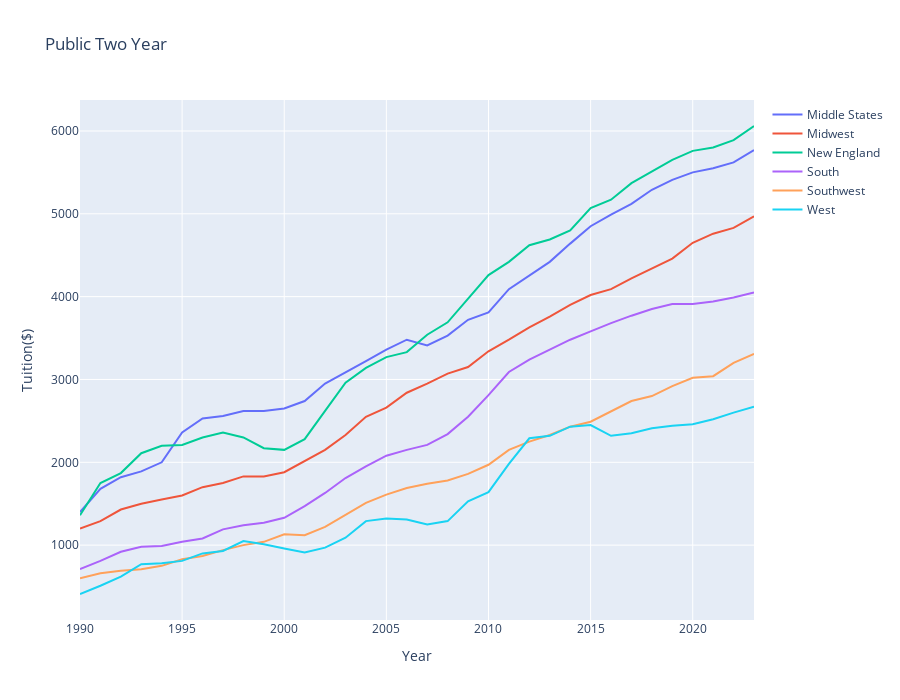
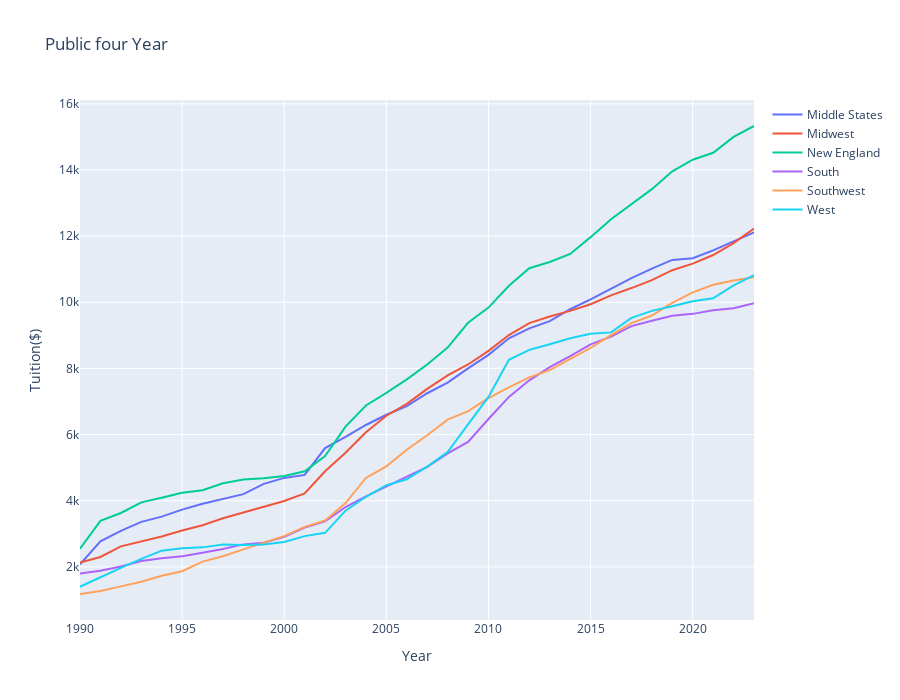

The notebook cell these images were saved under, in order:
### Code cell
import plotly.express as px

for univ in df['UnivType'].unique():
    temporary = df[df['UnivType'] == univ]
    columns = [col for col in temporary.columns.to_list() if col not in ["UnivType", "Year", "National"]]
    fig = px.line(temporary, x="Year", y=columns, title=univ, labels={'Year': 'Year', 'value': 'Tuition($)'},  width=900, height=700)
    fig.update_layout(xaxis_title='Year', yaxis_title='Tuition($)', legend_title='')
    fig.show()
    fig.write_html(f"../../graphs/html/two-{univ}.html")

### Figure 1 — Plotly figure (JSON) as saved in the notebook; plotly's stock layout.template omitted (floating-point values rounded to 4 significant figures)
{"data": [{"hovertemplate": "variable=Middle States<br>Year=%{x}<br>Tuition($)=%{y}<extra></extra>", "legendgroup": "Middle States", "line": {"color": "#636efa", "dash": "solid"}, "marker": {"symbol": "circle"}, "mode": "lines", "name": "Middle States", "orientation": "v", "showlegend": true, "type": "scatter", "x": [1990, 1991, 1992, 1993, 1994, 1995, 1996, 1997, 1998, 1999, 2000, 2001, 2002, 2003, 2004, 2005, 2006, 2007, 2008, 2009, 2010, 2011, 2012, 2013, 2014, 2015, 2016, 2017, 2018, 2019, 2020, 2021, 2022, 2023], "xaxis": "x", "y": [1400, 1680, 1820, 1890, 2000, 2360, 2530, 2560, 2620, 2620, 2650, 2740, 2950, 3080, 3220, 3360, 3480, 3410, 3530, 3720, 3810, 4090, 4260, 4420, 4640, 4850, 4990, 5120, 5290, 5410, 5500, 5550, 5620, 5770], "yaxis": "y"}, {"hovertemplate": "variable=Midwest<br>Year=%{x}<br>Tuition($)=%{y}<extra></extra>", "legendgroup": "Midwest", "line": {"color": "#EF553B", "dash": "solid"}, "marker": {"symbol": "circle"}, "mode": "lines", "name": "Midwest", "orientation": "v", "showlegend": true, "type": "scatter", "x": [1990, 1991, 1992, 1993, 1994, 1995, 1996, 1997, 1998, 1999, 2000, 2001, 2002, 2003, 2004, 2005, 2006, 2007, 2008, 2009, 2010, 2011, 2012, 2013, 2014, 2015, 2016, 2017, 2018, 2019, 2020, 2021, 2022, 2023], "xaxis": "x", "y": [1200, 1290, 1430, 1500, 1550, 1600, 1700, 1750, 1830, 1830, 1880, 2020, 2150, 2330, 2550, 2660, 2840, 2950, 3070, 3150, 3340, 3480, 3630, 3760, 3900, 4020, 4090, 4220, 4340, 4460, 4650, 4760, 4830, 4970], "yaxis": "y"}, {"hovertemplate": "variable=New England<br>Year=%{x}<br>Tuition($)=%{y}<extra></extra>", "legendgroup": "New England", "line": {"color": "#00cc96", "dash": "solid"}, "marker": {"symbol": "circle"}, "mode": "lines", "name": "New England", "orientation": "v", "showlegend": true, "type": "scatter", "x": [1990, 1991, 1992, 1993, 1994, 1995, 1996, 1997, 1998, 1999, 2000, 2001, 2002, 2003, 2004, 2005, 2006, 2007, 2008, 2009, 2010, 2011, 2012, 2013, 2014, 2015, 2016, 2017, 2018, 2019, 2020, 2021, 2022, 2023], "xaxis": "x", "y": [1360, 1750, 1870, 2110, 2200, 2210, 2300, 2360, 2300, 2170, 2150, 2280, 2620, 2960, 3140, 3270, 3330, 3540, 3690, 3980, 4260, 4420, 4620, 4690, 4800, 5070, 5170, 5370, 5510, 5650, 5760, 5800, 5890, 6060], "yaxis": "y"}, {"hovertemplate": "variable=South<br>Year=%{x}<br>Tuition($)=%{y}<extra></extra>", "legendgroup": "South", "line": {"color": "#ab63fa", "dash": "solid"}, "marker": {"symbol": "circle"}, "mode": "lines", "name": "South", "orientation": "v", "showlegend": true, "type": "scatter", "x": [1990, 1991, 1992, 1993, 1994, 1995, 1996, 1997, 1998, 1999, 2000, 2001, 2002, 2003, 2004, 2005, 2006, 2007, 2008, 2009, 2010, 2011, 2012, 2013, 2014, 2015, 2016, 2017, 2018, 2019, 2020, 2021, 2022, 2023], "xaxis": "x", "y": [710, 810, 920, 980, 990, 1040, 1080, 1190, 1240, 1270, 1330, 1470, 1630, 1810, 1950, 2080, 2150, 2210, 2340, 2550, 2810, 3090, 3240, 3360, 3480, 3580, 3680, 3770, 3850, 3910, 3910, 3940, 3990, 4050], "yaxis": "y"}, {"hovertemplate": "variable=Southwest<br>Year=%{x}<br>Tuition($)=%{y}<extra></extra>", "legendgroup": "Southwest", "line": {"color": "#FFA15A", "dash": "solid"}, "marker": {"symbol": "circle"}, "mode": "lines", "name": "Southwest", "orientation": "v", "showlegend": true, "type": "scatter", "x": [1990, 1991, 1992, 1993, 1994, 1995, 1996, 1997, 1998, 1999, 2000, 2001, 2002, 2003, 2004, 2005, 2006, 2007, 2008, 2009, 2010, 2011, 2012, 2013, 2014, 2015, 2016, 2017, 2018, 2019, 2020, 2021, 2022, 2023], "xaxis": "x", "y": [600, 660, 690, 710, 750, 830, 870, 940, 1000, 1040, 1130, 1120, 1220, 1360, 1510, 1610, 1690, 1740, 1780, 1860, 1970, 2150, 2250, 2330, 2430, 2490, 2610, 2740, 2800, 2920, 3020, 3040, 3200, 3310], "yaxis": "y"}, {"hovertemplate": "variable=West<br>Year=%{x}<br>Tuition($)=%{y}<extra></extra>", "legendgroup": "West", "line": {"color": "#19d3f3", "dash": "solid"}, "marker": {"symbol": "circle"}, "mode": "lines", "name": "West", "orientation": "v", "showlegend": true, "type": "scatter", "x": [1990, 1991, 1992, 1993, 1994, 1995, 1996, 1997, 1998, 1999, 2000, 2001, 2002, 2003, 2004, 2005, 2006, 2007, 2008, 2009, 2010, 2011, 2012, 2013, 2014, 2015, 2016, 2017, 2018, 2019, 2020, 2021, 2022, 2023], "xaxis": "x", "y": [410, 510, 620, 770, 780, 810, 900, 930, 1050, 1010, 960, 910, 970, 1090, 1290, 1320, 1310, 1250, 1290, 1530, 1640, 1980, 2290, 2320, 2430, 2450, 2320, 2350, 2410, 2440, 2460, 2520, 2600, 2670], "yaxis": "y"}], "layout": {"height": 700, "legend": {"title": {"text": ""}, "tracegroupgap": 0}, "title": {"text": "Public Two Year"}, "width": 900, "xaxis": {"anchor": "y", "domain": [0, 1], "title": {"text": "Year"}}, "yaxis": {"anchor": "x", "domain": [0, 1], "title": {"text": "Tuition($)"}}}}

### Figure 2 — Plotly figure (JSON) as saved in the notebook; plotly's stock layout.template omitted (floating-point values rounded to 4 significant figures)
{"data": [{"hovertemplate": "variable=Middle States<br>Year=%{x}<br>Tuition($)=%{y}<extra></extra>", "legendgroup": "Middle States", "line": {"color": "#636efa", "dash": "solid"}, "marker": {"symbol": "circle"}, "mode": "lines", "name": "Middle States", "orientation": "v", "showlegend": true, "type": "scatter", "x": [1990, 1991, 1992, 1993, 1994, 1995, 1996, 1997, 1998, 1999, 2000, 2001, 2002, 2003, 2004, 2005, 2006, 2007, 2008, 2009, 2010, 2011, 2012, 2013, 2014, 2015, 2016, 2017, 2018, 2019, 2020, 2021, 2022, 2023], "xaxis": "x", "y": [2080, 2770, 3090, 3360, 3520, 3730, 3910, 4060, 4200, 4510, 4690, 4780, 5590, 5930, 6290, 6600, 6860, 7250, 7570, 8000, 8410, 8910, 9210, 9430, 9790, 10090, 10410, 10730, 11020, 11280, 11330, 11570, 11840, 12110], "yaxis": "y"}, {"hovertemplate": "variable=Midwest<br>Year=%{x}<br>Tuition($)=%{y}<extra></extra>", "legendgroup": "Midwest", "line": {"color": "#EF553B", "dash": "solid"}, "marker": {"symbol": "circle"}, "mode": "lines", "name": "Midwest", "orientation": "v", "showlegend": true, "type": "scatter", "x": [1990, 1991, 1992, 1993, 1994, 1995, 1996, 1997, 1998, 1999, 2000, 2001, 2002, 2003, 2004, 2005, 2006, 2007, 2008, 2009, 2010, 2011, 2012, 2013, 2014, 2015, 2016, 2017, 2018, 2019, 2020, 2021, 2022, 2023], "xaxis": "x", "y": [2130, 2300, 2620, 2770, 2920, 3100, 3260, 3470, 3650, 3810, 3990, 4220, 4890, 5450, 6070, 6570, 6930, 7380, 7790, 8120, 8530, 9010, 9370, 9570, 9740, 9940, 10210, 10430, 10670, 10970, 11170, 11430, 11790, 12230], "yaxis": "y"}, {"hovertemplate": "variable=New England<br>Year=%{x}<br>Tuition($)=%{y}<extra></extra>", "legendgroup": "New England", "line": {"color": "#00cc96", "dash": "solid"}, "marker": {"symbol": "circle"}, "mode": "lines", "name": "New England", "orientation": "v", "showlegend": true, "type": "scatter", "x": [1990, 1991, 1992, 1993, 1994, 1995, 1996, 1997, 1998, 1999, 2000, 2001, 2002, 2003, 2004, 2005, 2006, 2007, 2008, 2009, 2010, 2011, 2012, 2013, 2014, 2015, 2016, 2017, 2018, 2019, 2020, 2021, 2022, 2023], "xaxis": "x", "y": [2550, 3390, 3630, 3950, 4090, 4240, 4320, 4530, 4640, 4680, 4750, 4890, 5350, 6240, 6880, 7260, 7670, 8120, 8630, 9380, 9840, 10500, 11030, 11220, 11460, 11970, 12510, 12960, 13420, 13960, 14310, 14520, 15000, 15330], "yaxis": "y"}, {"hovertemplate": "variable=South<br>Year=%{x}<br>Tuition($)=%{y}<extra></extra>", "legendgroup": "South", "line": {"color": "#ab63fa", "dash": "solid"}, "marker": {"symbol": "circle"}, "mode": "lines", "name": "South", "orientation": "v", "showlegend": true, "type": "scatter", "x": [1990, 1991, 1992, 1993, 1994, 1995, 1996, 1997, 1998, 1999, 2000, 2001, 2002, 2003, 2004, 2005, 2006, 2007, 2008, 2009, 2010, 2011, 2012, 2013, 2014, 2015, 2016, 2017, 2018, 2019, 2020, 2021, 2022, 2023], "xaxis": "x", "y": [1800, 1880, 2010, 2180, 2260, 2320, 2430, 2540, 2680, 2730, 2910, 3190, 3380, 3810, 4130, 4430, 4730, 5020, 5430, 5780, 6470, 7140, 7640, 8040, 8370, 8730, 8960, 9280, 9440, 9590, 9650, 9760, 9820, 9970], "yaxis": "y"}, {"hovertemplate": "variable=Southwest<br>Year=%{x}<br>Tuition($)=%{y}<extra></extra>", "legendgroup": "Southwest", "line": {"color": "#FFA15A", "dash": "solid"}, "marker": {"symbol": "circle"}, "mode": "lines", "name": "Southwest", "orientation": "v", "showlegend": true, "type": "scatter", "x": [1990, 1991, 1992, 1993, 1994, 1995, 1996, 1997, 1998, 1999, 2000, 2001, 2002, 2003, 2004, 2005, 2006, 2007, 2008, 2009, 2010, 2011, 2012, 2013, 2014, 2015, 2016, 2017, 2018, 2019, 2020, 2021, 2022, 2023], "xaxis": "x", "y": [1180, 1270, 1410, 1550, 1730, 1870, 2160, 2320, 2530, 2720, 2930, 3210, 3400, 3930, 4690, 5040, 5540, 5980, 6450, 6710, 7100, 7430, 7730, 7950, 8280, 8620, 9010, 9370, 9600, 9980, 10300, 10530, 10660, 10760], "yaxis": "y"}, {"hovertemplate": "variable=West<br>Year=%{x}<br>Tuition($)=%{y}<extra></extra>", "legendgroup": "West", "line": {"color": "#19d3f3", "dash": "solid"}, "marker": {"symbol": "circle"}, "mode": "lines", "name": "West", "orientation": "v", "showlegend": true, "type": "scatter", "x": [1990, 1991, 1992, 1993, 1994, 1995, 1996, 1997, 1998, 1999, 2000, 2001, 2002, 2003, 2004, 2005, 2006, 2007, 2008, 2009, 2010, 2011, 2012, 2013, 2014, 2015, 2016, 2017, 2018, 2019, 2020, 2021, 2022, 2023], "xaxis": "x", "y": [1400, 1690, 1970, 2240, 2490, 2560, 2590, 2680, 2660, 2680, 2750, 2930, 3030, 3700, 4120, 4470, 4650, 5030, 5470, 6310, 7140, 8260, 8560, 8730, 8910, 9050, 9090, 9530, 9740, 9880, 10030, 10120, 10510, 10820], "yaxis": "y"}], "layout": {"height": 700, "legend": {"title": {"text": ""}, "tracegroupgap": 0}, "title": {"text": "Public four Year"}, "width": 900, "xaxis": {"anchor": "y", "domain": [0, 1], "title": {"text": "Year"}}, "yaxis": {"anchor": "x", "domain": [0, 1], "title": {"text": "Tuition($)"}}}}
